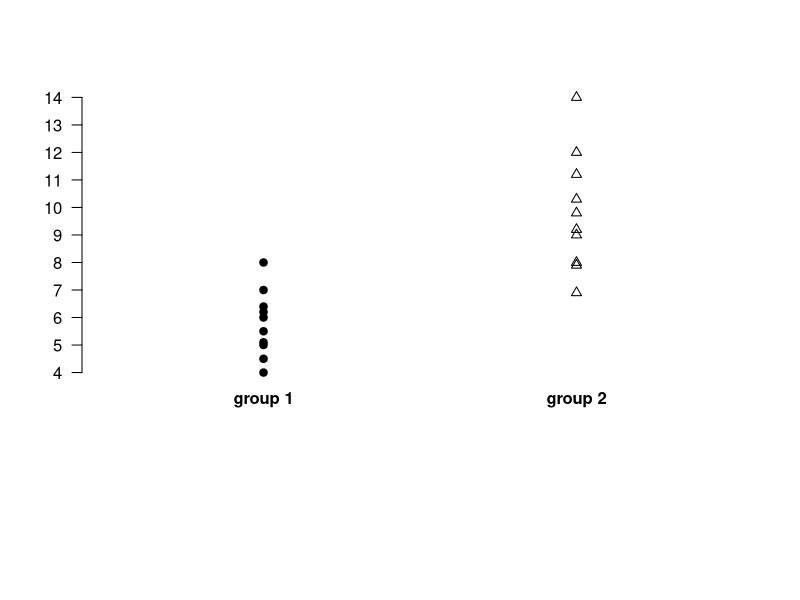
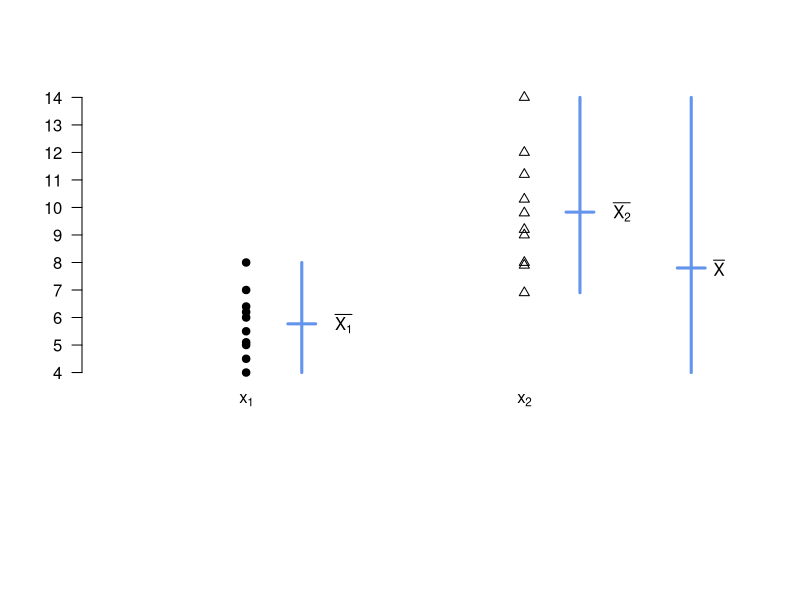
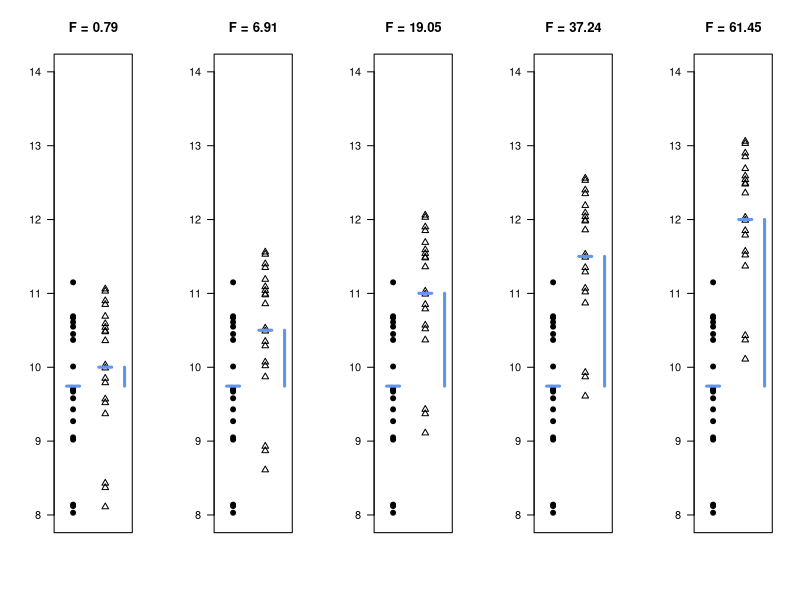
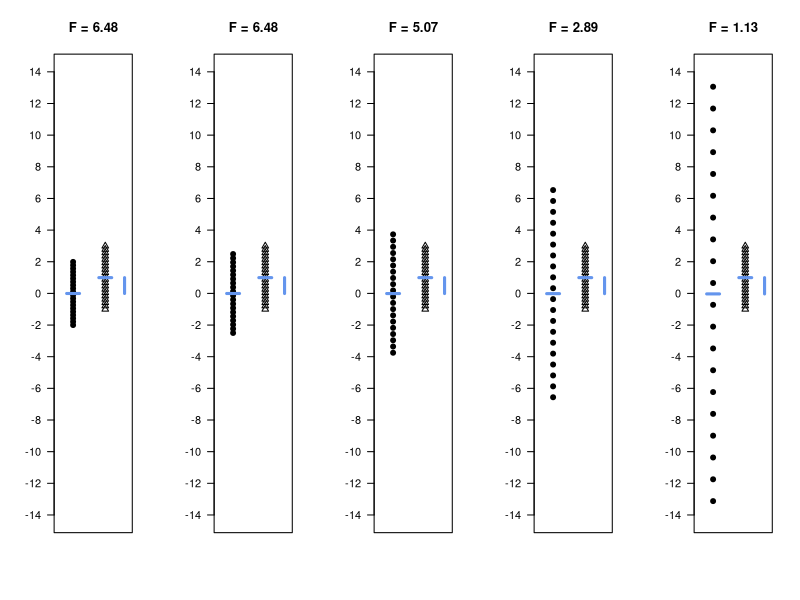
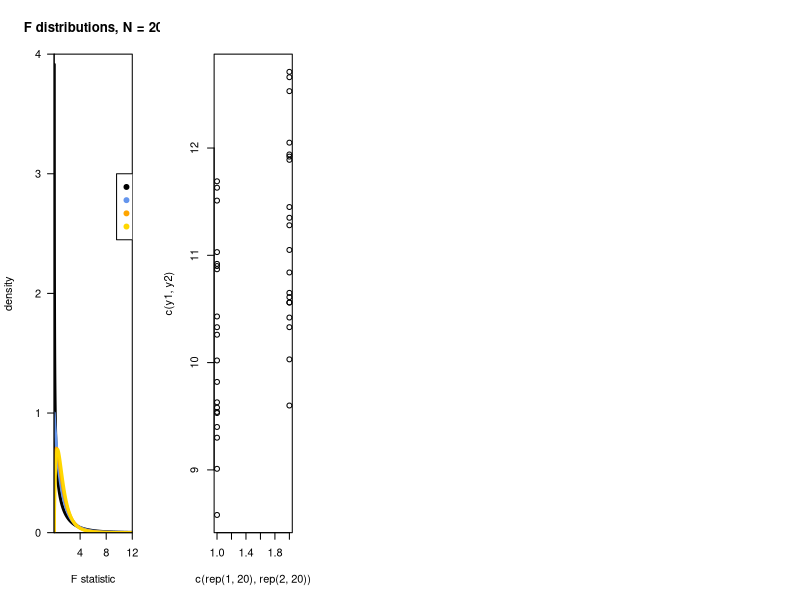

R code for these plots, in order:
## ---- chunk 1
knitr::opts_chunk$set(comment = NA)
knitr::opts_chunk$set( prompt=TRUE ) 

knitr::knit_hooks$set(small.mar = function(before, options, envir) {
    if (before) par(mar = c(2, 2, 1, 1))  # smaller margin on top and right
})
knitr::knit_hooks$set(left.mar = function(before, options, envir) {
    if (before) par(mar = c(2, 4, 1, 1))  # smaller margin on top and right
})
knitr::knit_hooks$set(med.mar = function(before, options, envir) {
    if (before) par(mar = c(4, 4, 1, 1))  # smaller margin on top and right
})
knitr::knit_hooks$set(bottom.mar = function(before, options, envir) {
    if (before) par(mar = c(3, 2, 1, 1))  # smaller margin on top and right
})
## ---- chunk 2
y1=c(5, 6, 7, 4, 5.1, 5.5, 4.5, 6.2, 8, 6.4 )
y2=c(9, 9.2, 9.8, 10.3, 8, 6.9, 12, 11.2, 14, 7.9)
pches = c( rep(19, 10), rep(2,10))
plot( c(rep(1, 10), rep(2,10)), c(y1, y2), pch=pches, axes=FALSE, ylab="", xlab="", xlim=c(0.5, 2.5), ylim=c(0,14))
axis(2, 4:14, las=1, cex.axis=1)
text(1, 3, "group 1", font=2)
text(2, 3, "group 2", font=2)
## ---- chunk 3
library(grDevices)
pches = c( rep(19, 10), rep(2,10))
plot( c(rep(1, 10), rep(2,10)), c(y1, y2), pch=pches, axes=FALSE, ylab="", xlab="", xlim=c(0.5, 2.75), ylim=c(0,14))
axis(2, 4:14, las=1, cex.axis=1)
text(1, 3,  expression(x[1]) )
text(2, 3, expression(x[2]) )
lines( c(1.2, 1.2), c( min(y1), max(y1) ), lwd=3, col="cornflowerblue")
lines( c(1.15, 1.25), c( mean(y1), mean(y1) ), lwd=3, col="cornflowerblue")
text(1.35, mean(y1), expression(bar(X[1] )), font=2 )
lines( c(2.2, 2.2), c( min(y2), max(y2) ), lwd=3, col="cornflowerblue")
lines( c(2.15, 2.25), c( mean(y2), mean(y2) ), lwd=3, col="cornflowerblue")
text(2.35, mean(y2), expression(bar(X[2])), font=2 )

grand_mean=mean(c(y1,y2))
lines( c(2.6, 2.6), c( min(y1), max(y2) ), lwd=3, col="cornflowerblue")
lines( c(2.55, 2.65), c( grand_mean, grand_mean ), lwd=3, col="cornflowerblue")
text(2.7, grand_mean, expression(bar(X)), font=2 )
## ---- chunk 4
#y1 = rnorm(20)+10
#y2 = rnorm(20)+10
y1=c(10.45,11.15,9.67,10.61,9.05,8.03,9.43,8.14,9.71,10.69,10.67,10.37,10.68,9.02,8.12,9.69,10.01,10.55,9.27,9.58)
y2=c(8.11,8.37,9.37,10.48,11.03,10.03,9.52,10.49,10.85,10.69,9.99,10.54,9.85,10.59,8.43,10.36,9.57,9.79,11.06,10.90)
pches = c( rep(19, 20), rep(2,20))
layout(matrix(1:5,1,5))
xs = c(rep(1, 20), rep(2,20))
for(i in seq(from=0, to=2, by=0.5) ){
    fstat=round( anova(lm(c(y1,y2+i)~factor(xs)))$"F value"[1], 2)
    plot( xs, c(y1, y2+i), pch=pches, axes=FALSE, ylab="", xlab="", 
          xlim=c(0.5, 2.75), ylim=c(8,14), main=paste("F =", fstat) )
    lines( c(0.8, 1.2), c( mean(y1), mean(y1)), col="cornflowerblue", lwd=3)
    lines( c(1.8, 2.2), c( mean(y2+i), mean(y2+i)), col="cornflowerblue", lwd=3)
    lines( c(2.6, 2.6), c( mean(y1), mean(y2+i)), col="cornflowerblue", lwd=3)
    axis(2, 8:14, las=1)
    box()
}
## ---- chunk 5
layout(matrix(1:5,1,5))
xs = c(rep(1, 20), rep(2,20))
yy = c( seq(from=-2, to=2, by=0.21), seq(from=-1, to=3, by=0.21))
for(i in seq(from=0, to=1, by=0.25) ){
    fstat=round( anova(lm(c(yy)~factor(xs)))$"F value"[1], 2)
    yy[1:20] = yy[1:20] + (yy[1:20] * i )
    plot( xs, yy, pch=pches, axes=FALSE, ylab="", xlab="", 
          xlim=c(0.5, 2.75), ylim=c(-14,14), main=paste("F =", fstat) )
    lines( c(0.8, 1.2), c( mean(yy[1:20]), mean(yy[1:20])), col="cornflowerblue", lwd=3)
    lines( c(1.8, 2.2), c( mean(yy[21:40]), mean(yy[21:40])), col="cornflowerblue", lwd=3)
    lines( c(2.6, 2.6), c( mean(yy[1:20]), mean(yy[21:40])), col="cornflowerblue", lwd=3)
    axis(2, seq(from=-14, to=14, by=2), las=1)
    box()
}
## ---- chunk 6
vals = seq(from=0,to=10, by=0.01)
N = 20
k=2
plot(df( vals, df1=k-1, df2=N-k ), type="l", yaxs="i", xaxs="i", lwd=3, axes=FALSE, 
     xlab="F statistic", ylab="density", main="F distributions, N = 20", ylim=c(0,4) )
axis(2, seq(from=0, to=4, by=1), las=1)
axis(1, at=( length(vals) / 3 * 0:3) , labels=seq(from=0, to=12, by=4), las=1)
k=3
points(df( vals, df1=k-1, df2=N-k ), type="l", lwd=3, col="cornflowerblue" )
k=4
points(df( vals, df1=k-1, df2=N-k ), type="l", lwd=3, col="orange" )
k=5
points(df( vals, df1=k-1, df2=N-k ), type="l", lwd=3, col="gold" )
box()
legend( 800, 3, c("k=2", "k=3", "k=4", "k=5"), pch=19, col=c("black", "cornflowerblue", "orange" , "gold") )
## ---- chunk 7
y1=c(5, 6, 7, 4, 5.1, 5.5, 4.5, 6.2, 8, 6.4 )
y2=c(9, 9.2, 9.8, 10.3, 8, 6.9, 12, 11.2, 14, 7.9)
y = c(y1, y2)
x = factor( c( rep(1, 10), rep(2, 10) ) )
summary( lm( y~x ) )
## ---- chunk 8
t.test( y1, y2 , var.equal=TRUE)
## ---- chunk 9
anova( lm( y~x )  )
f_stat = anova( lm( y~x )  )$"F value"[1]
t_stat = t.test(y1, y2)$statistic
f_stat
t_stat^2 
## ---- chunk 10
#y1 = rnorm(20)+10
#y2 = y1+( 2*abs(rnorm(1, sd=0.5) ) )
y1=c(8.58,9.01,9.30,9.40,9.53,9.54,9.58,9.63,9.82,10.02,10.26,10.33,10.43,10.87,10.90,10.92,11.03,11.51,11.63,11.69)
y2=c(9.60,10.03,10.33,10.42,10.56,10.56,10.61,10.65,10.84,11.05,11.28,11.35,11.45,11.89,11.92,11.94,12.05,12.53,12.66,12.71)
idx_z1 = 1:10
idx_z2 = 11:20
plot( c(rep(1, 20), rep(2,20)), c(y1, y2 ))
t.test(y1[idx_z1], y2)
